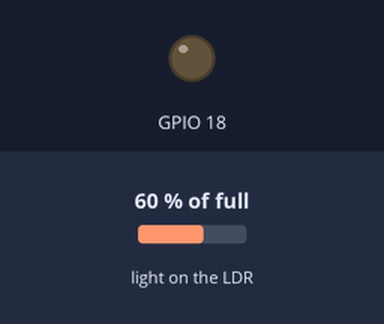
The program below on a simulated Raspberry Pi (BCM pin numbers). On the bench: output pins drawn as LEDs (lit = HIGH). Inputs (shaded band) come from the test bench; at power-on: light on the LDR 60 % of full. What the program prints to the terminal is not drawn.

Above: at 1.2 s.
1.3 s: light on the LDR set to 58 % of full
At 1.9 s:
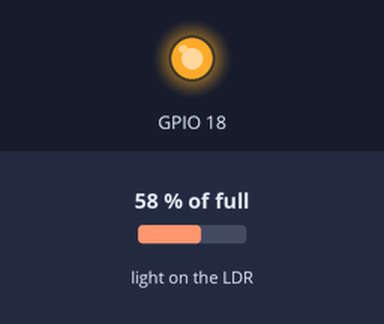
2.8 s: light on the LDR set to 75 % of full
At 4.0 s:
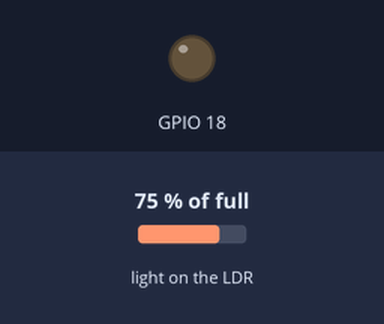
4.3 s: light on the LDR set to 2 % of full
At 5.4 s:
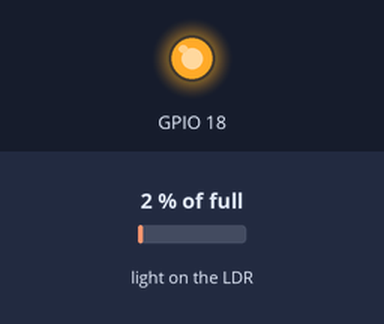
Timing chart, 0 to 7.3 s (numbered marks = the images above; inputs shaded):
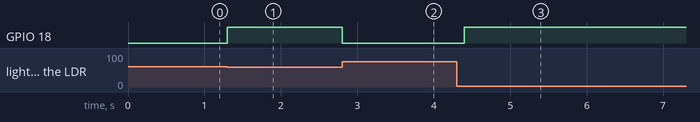

The program:

lightsensor.py
```python
from gpiozero import LightSensor, LED

ldr, led = LightSensor(17), LED(18)

while True:
    print("Value: {0:.2f}".format(ldr.value))
    if ldr.value < 0.6:
        led.on()
    else:
        led.off()
```

Measured:
- the behaviour switches between 60 and 59 % of full on light on the LDR (found by bisection; images 0 and 1)
- after the input at 1.3 s, GPIO 18: LOW → HIGH at once
- after the input at 2.8 s, GPIO 18: HIGH → LOW at once
- after the input at 4.3 s, GPIO 18: LOW → HIGH after 0.10 s
